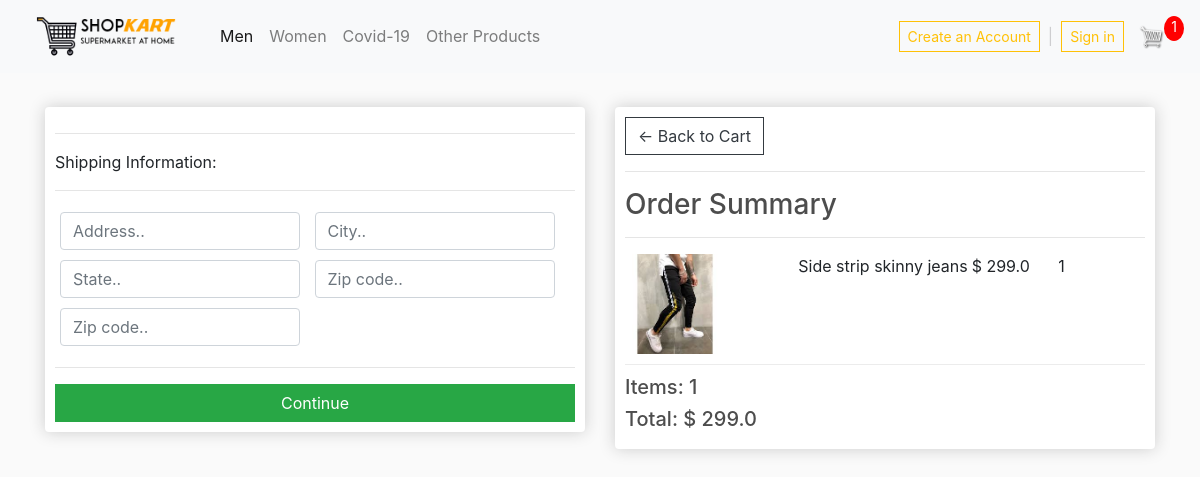
Screenshot of /checkout/ (signed in) with the database file from the repository.
### store/models.py (models this page shows, shortened)
class OrderItem(models.Model):
	product = models.ForeignKey(Product, on_delete=models.SET_NULL, null=True)
	order = models.ForeignKey(Order, on_delete=models.SET_NULL, null=True)
	quantity = models.IntegerField(default=0, null=True, blank=True)
	date_added = models.DateTimeField(auto_now_add=True)
	@property
	def get_total(self):
		total = self.product.price * self.quantity
		return total

class Product(models.Model):
	name = models.CharField(max_length=200)
	price = models.FloatField()
	digital = models.BooleanField(default=False,null=True, blank=True)
	image = models.ImageField(null=True, blank=True)
	@property
	def imageURL(self):
		try:
			url = self.image.url
		except:
			url = ''
		return url

class Order(models.Model):
	customer = models.ForeignKey(Customer, on_delete=models.SET_NULL, null=True, blank=True)
	date_ordered = models.DateTimeField(auto_now_add=True)
	complete = models.BooleanField(default=False)
	transaction_id = models.CharField(max_length=100, null=True)
	@property
	def get_cart_total(self):
		orderitems = self.orderitem_set.all()
		total =sum([item.get_total for item in orderitems])
		return total
	@property
	def get_cart_items(self):
		orderitems = self.orderitem_set.all()
		total =sum([item.quantity for item in orderitems])
		return total

### store/views.py (the view)
def checkout(request):
      data = cartData(request)
      cartItems = data['cartItems']
      order = data['order']
      items = data['items']
      context ={'items':items, 'order':order, 'cartItems':cartItems}
      return render(request, 'store/checkout.html', context)

### store/utils.py (called while the page is built)
def cartData(request):
	if request.user.is_authenticated:
		customer = request.user.customer
		order, created = Order.objects.get_or_create(customer=customer, complete=False)
		items = order.orderitem_set.all()
		cartItems = order.get_cart_items
	else:
		cookieData = cookieCart(request)
		cartItems = cookieData['cartItems']
		order = cookieData['order']
		items = cookieData['items']
	return {'cartItems':cartItems ,'order':order, 'items':items}

### store/templates/store/checkout.html (shortened to what this page needs)
{% extends 'store/main.html' %}
{% load static %}
{% block content %}
<div class="row">
    <div class="col-lg-6">
        <div class="box-element" id="form-wrapper">
            <form id="form">
                <div id="shipping-info">
                    <hr>
                    <p>Shipping Information:</p>
                    <hr>
                    <div class="form-field">
                        <input class="form-control" type="text" name="address" placeholder="Address..">
                    </div>
                    <div class="form-field">
                        <input class="form-control" type="text" name="city" placeholder="City..">
                    </div>
                    <div class="form-field">
                        <input class="form-control" type="text" name="state" placeholder="State..">
                    </div>
                    <div class="form-field">
                        <input class="form-control" type="text" name="zipcode" placeholder="Zip code..">
                    </div>
                    <div class="form-field">
                        <input class="form-control" type="text" name="country" placeholder="Zip code..">
                    </div>
                </div>
                <hr>
                <input id="form-button" class="btn btn-success btn-block" type="submit" value="Continue">
            </form>
        </div>
        <br>
    </div>
    <div class="col-lg-6">
        <div class="box-element">
            <a  class="btn btn-outline-dark" href="{% url 'cart' %}">&#x2190; Back to Cart</a>
            <hr>
            <h3>Order Summary</h3>
            <hr>
            {% for item in items %}
            <div class="cart-row">
                <div style="flex:2"><img class="row-image" src="{{item.product.imageURL}}"></div>
                <div style="flex:2"><p>{{item.product.name}}</p></div>
                <div style="flex:1"><p>$ {{item.product.price}} </p></div>
                <div style="flex:1"><p>{{item.quantity}}</p></div>
            </div>
            {% endfor %}
            <h5>Items: {{order.get_cart_items}}</h5>
            <h5>Total: $ {{order.get_cart_total}}</h5>
        </div>
    </div>
</div>
{% endblock content %}

### static/css/main.css (style rules this page uses)
body { background-color: hsl(0, 0%, 98%); }
h1,h2,h3,h4,h5,h6 { color:hsl(0, 0%, 30%); }
.box-element { box-shadow:hsl(0, 0%, 80%) 0 0 16px; background-color: #fff; border-radius: 4px; padding: 10px; }
.col-lg-4, .col-lg-6, .col-lg-8, .col-lg-12 { margin-top: 10px; }
.btn { border-radius: 0; }
.row-image { width: 100px; }
.form-field { width:250px; display: inline-block; padding: 5px; }
.cart-row { display: flex; align-items: flex-stretch; padding-bottom: 10px; margin-bottom: 10px; border-bottom: 1px solid #ececec; }

### rows the page displays
OrderItem: product.imageURL (picture), product.name "Side strip skinny jeans", product.price "299.0", quantity "1"
Order: get_cart_items "1", get_cart_total "299.0"

### other values shown
{{ cartItems }} "1"
